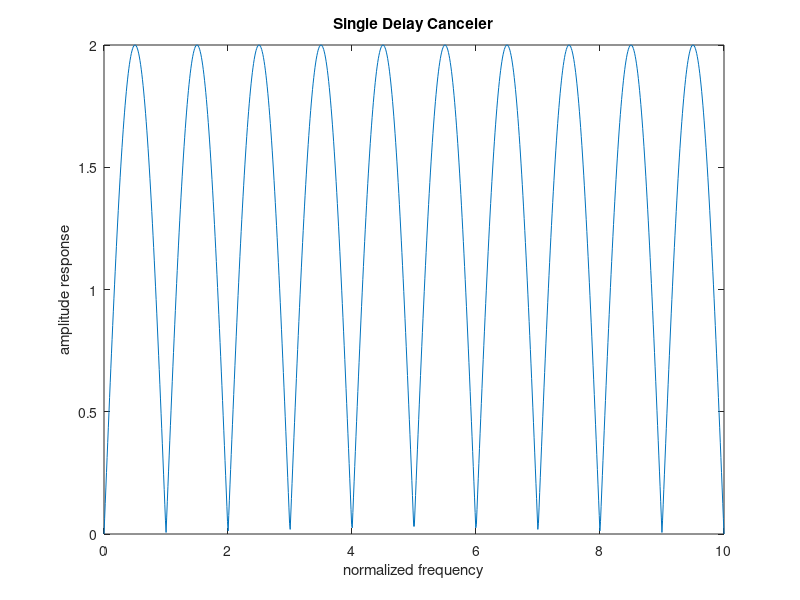
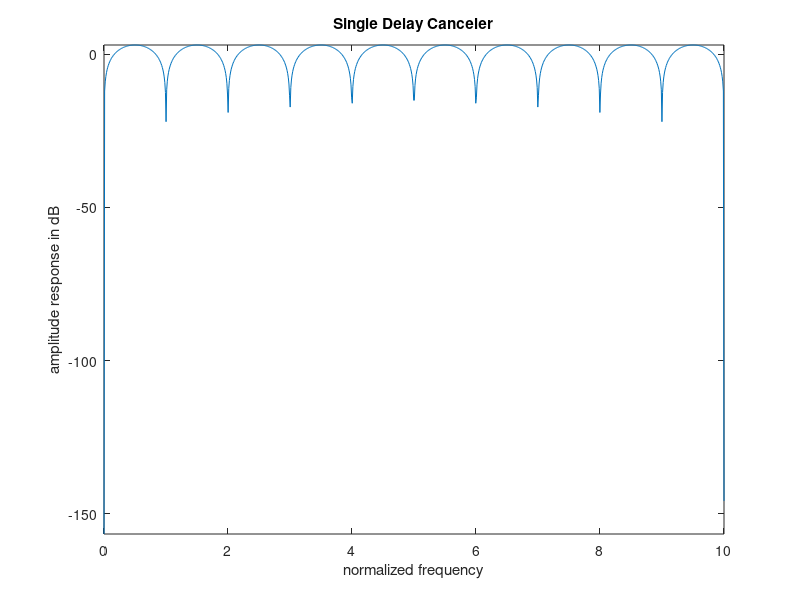

The MATLAB script that drew these images, in order:
f = linspace(0, 10, 1000);
w = 2*pi*f;
as = 4 * (sin(w./2).^2);
as = sqrt(abs(as));
as = as + eps;
logas = 10*log10(as);
figure('Name','Delay Line Canceller Amplitude Response');
plot(f,as);
title('Single Delay Canceler');
xlabel('normalized frequency');
ylabel('amplitude response');
figure('Name', 'Delay Line Canceller Amplitude Response in dB');
plot(f,logas);
axis('tight');
title('Single Delay Canceler');
xlabel('normalized frequency');
ylabel('amplitude response in dB');
